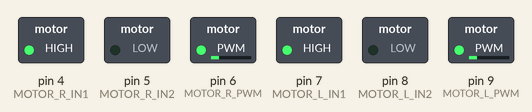
The sketch below on a simulated Arduino Uno, built with avr-gcc and run on an emulated ATmega328P. Shown: switched loads named in the sketch (green lamp = pin HIGH).

Above: at 0.1 s.
At 1.1 s:
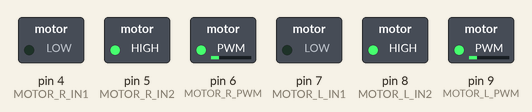
At 2.1 s:
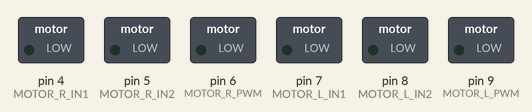
Timing chart, 0 to 3.6 s (numbered marks = the images above):
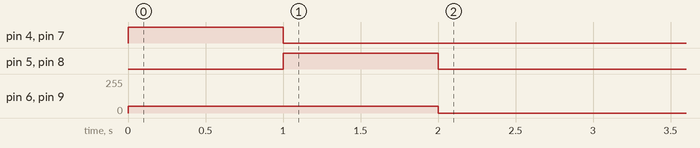

The sketch:

test_2_motor.ino
```cpp
// ----- Motor Pin Definitions -----
#define MOTOR_L_PWM 9   // Left motor PWM pin
#define MOTOR_L_IN1 7   // Left motor direction pin 1
#define MOTOR_L_IN2 8   // Left motor direction pin 2

#define MOTOR_R_PWM 6  // Right motor PWM pin
#define MOTOR_R_IN1 4   // Right motor direction pin 1
#define MOTOR_R_IN2 5  // Right motor direction pin 2

void setup() {
  // Set motor pins as outputs
  pinMode(MOTOR_L_PWM, OUTPUT);
  pinMode(MOTOR_L_IN1, OUTPUT);
  pinMode(MOTOR_L_IN2, OUTPUT);

  pinMode(MOTOR_R_PWM, OUTPUT);
  pinMode(MOTOR_R_IN1, OUTPUT);
  pinMode(MOTOR_R_IN2, OUTPUT);

  // ---- Go FORWARD ----
  digitalWrite(MOTOR_L_IN1, HIGH);
  digitalWrite(MOTOR_L_IN2, LOW);
  analogWrite(MOTOR_L_PWM, 50); // PWM 50

  digitalWrite(MOTOR_R_IN1, HIGH);
  digitalWrite(MOTOR_R_IN2, LOW);
  analogWrite(MOTOR_R_PWM, 50); // PWM 50

  delay(1000); // Move forward for 1 second

  // ---- Go BACKWARD ----
  digitalWrite(MOTOR_L_IN1, LOW);
  digitalWrite(MOTOR_L_IN2, HIGH);
  analogWrite(MOTOR_L_PWM, 50); // PWM 50

  digitalWrite(MOTOR_R_IN1, LOW);
  digitalWrite(MOTOR_R_IN2, HIGH);
  analogWrite(MOTOR_R_PWM, 50); // PWM 50

  delay(1000); // Move backward for 1 second

  // ---- STOP Motors ----
  digitalWrite(MOTOR_L_IN1, LOW);
  digitalWrite(MOTOR_L_IN2, LOW);
  analogWrite(MOTOR_L_PWM, 0);

  digitalWrite(MOTOR_R_IN1, LOW);
  digitalWrite(MOTOR_R_IN2, LOW);
  analogWrite(MOTOR_R_PWM, 0);
}

void loop() {
  // Nothing here
}
```
